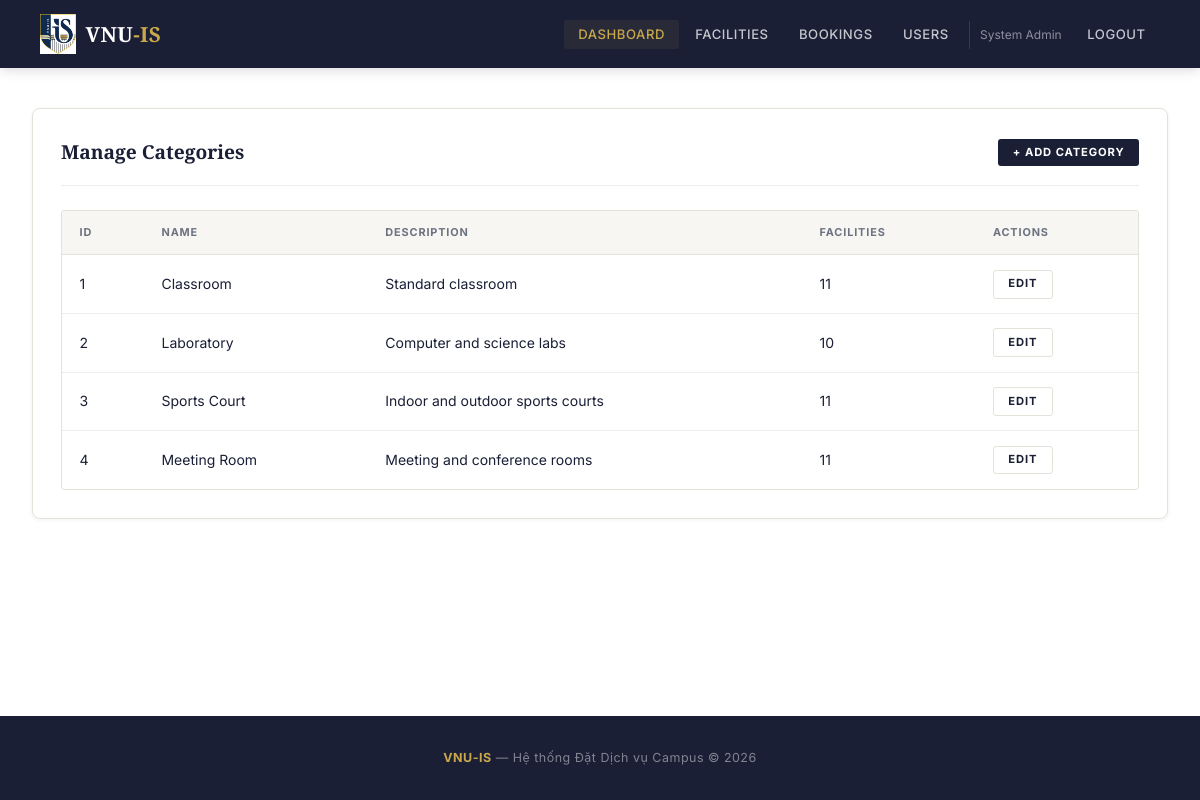
Screenshot of /admin/categories.php (signed in) with the database file from the repository.
### tables this page shows
CREATE TABLE facility_categories (
    category_id INT AUTO_INCREMENT PRIMARY KEY,
    category_name VARCHAR(100) NOT NULL UNIQUE,
    description VARCHAR(255) DEFAULT NULL
);

### config/database.php (called while the page is built, shortened)
<?php
function getDB(): PDO
{
    static $pdo = null;
    if ($pdo === null) {
        $pdo = new PDO(
            'mysql:host=' . DB_HOST . ';dbname=' . DB_NAME . ';charset=utf8mb4',
            DB_USER,
            DB_PASS,
            [
                PDO::ATTR_ERRMODE => PDO::ERRMODE_EXCEPTION,
                PDO::ATTR_DEFAULT_FETCH_MODE => PDO::FETCH_ASSOC,
            ]
        );
    }
    return $pdo;
}

### backend/core/Database.php (called while the page is built, shortened)
<?php
class Database
{
    private static ?PDO $connection = null;
    public static function getConnection(): PDO
    {
        if (self::$connection === null) {
            self::$connection = getDB();
        }
        return self::$connection;
    }
}

### backend/services/FacilityService.php (called while the page is built, shortened)
<?php
class FacilityService
{
    private FacilityCategoryModel $categoryModel;
    public function __construct()
    {
        $this->categoryModel = new FacilityCategoryModel();
    }
    public function getAllCategories(): array
    {
        return $this->categoryModel->findAll();
    }
}

### backend/models/BaseModel.php (called while the page is built, shortened)
<?php
abstract class BaseModel
{
    public function __construct()
    {
        $this->db = Database::getConnection();
    }
}

### backend/models/FacilityCategoryModel.php (called while the page is built, shortened)
<?php
class FacilityCategoryModel extends BaseModel
{
    public function findAll(): array
    {
        return $this->db->query("
            SELECT c.*, (SELECT COUNT(*) FROM facilities f WHERE f.category_id = c.category_id) AS facility_count
            FROM facility_categories c ORDER BY category_id
        ")->fetchAll();
    }
}

### backend/core/Helpers.php (called while the page is built, shortened)
<?php
function e(?string $value): string
{
    return htmlspecialchars($value ?? '', ENT_QUOTES, 'UTF-8');
}

### admin/categories.php (the view, shortened to what this page needs)
<?php
$facilityService = new FacilityService();
$categories = $facilityService->getAllCategories();
require_once __DIR__ . '/../includes/header.php';
?>
<div class="card">
    <div class="card-header">
        <h2>Manage Categories</h2>
        <a href="/webfinal/admin/category_form.php" class="btn btn-primary btn-sm">+ Add Category</a>
    </div>
    <div class="table-responsive">
        <table>
            <thead><tr><th>ID</th><th>Name</th><th>Description</th><th>Facilities</th><th>Actions</th></tr></thead>
            <tbody>
                <?php foreach ($categories as $c): ?>
                <tr>
                    <td><?= $c['category_id'] ?></td>
                    <td><?= e($c['category_name']) ?></td>
                    <td><?= e($c['description'] ?? '-') ?></td>
                    <td><?= $c['facility_count'] ?></td>
                    <td>
                        <a href="/webfinal/admin/category_form.php?id=<?= $c['category_id'] ?>" class="btn btn-secondary btn-sm">Edit</a>
                    </td>
                </tr>
                <?php endforeach; ?>
            </tbody>
        </table>
    </div>
</div>
<?php require_once __DIR__ . '/../includes/footer.php'; ?>

### assets/css/style.css (style rules this page uses)
:root { --navy: #1a1f36; --navy-hover: #0f1220; --gold: #c9a84c; --gold-light: #e8c97a; --white: #ffffff; --cream: #f8f6f2; --bg: #f5f5f0; --text: #1a1f36; --text-muted: #6b7280; --text-light: #9ca3af; --border: #e5e2db; --border-light:#f0ede8; --success: #2d6a4f; --danger: #c0392b; --warning: #d97706; --shadow-sm: 0 1px 4px rgba(26,31,54,0.06); --shadow: 0 4px 24px rgba(26,31,54,0.10); --shadow-lg: 0 12px 48px rgba(26,31,54,0.14); --radius: 4px; --radius-sm: 3px; --radius-lg: 8px; }
* { margin: 0; padding: 0; box-sizing: border-box; }
body { font-family: 'Inter', -apple-system, sans-serif; background: var(--white); color: var(--text); line-height: 1.6; min-height: 100vh; display: flex; flex-direction: column; -webkit-font-smoothing: antialiased; }
a { color: var(--navy); text-decoration: none; transition: color 0.2s; }
h1, h2, h3 { font-family: 'Playfair Display', serif; }
.card { background: var(--white); border-radius: var(--radius-lg); padding: 1.75rem; margin-bottom: 1.5rem; border: 1px solid var(--border); box-shadow: var(--shadow-sm); }
.card-header { display: flex; align-items: center; justify-content: space-between; margin-bottom: 1.5rem; padding-bottom: 1.1rem; border-bottom: 1px solid var(--border-light); }
.card-header h2 { font-family: 'Playfair Display', serif; font-size: 1.2rem; font-weight: 700; color: var(--text); }
.btn { display: inline-flex; align-items: center; justify-content: center; padding: 0.7rem 1.8rem; border-radius: var(--radius-sm); font-size: 0.78rem; font-weight: 700; font-family: inherit; cursor: pointer; border: none; transition: all 0.2s; line-height: 1.4; text-decoration: none !important; letter-spacing: 0.08em; text-transform: uppercase; }
.btn-primary { background: var(--navy); color: var(--white); }
.btn-secondary { background: var(--white); color: var(--text); border: 1px solid var(--border); }
.btn-sm { padding: 0.35rem 0.9rem; font-size: 0.7rem; }
.table-responsive { overflow-x: auto; border-radius: var(--radius-sm); border: 1px solid var(--border); }
table { width: 100%; border-collapse: collapse; }
table th { background: var(--cream); color: var(--text-muted); padding: 0.8rem 1.1rem; text-align: left; font-size: 0.68rem; font-weight: 700; text-transform: uppercase; letter-spacing: 0.08em; border-bottom: 1px solid var(--border); white-space: nowrap; }
table td { padding: 0.9rem 1.1rem; border-bottom: 1px solid var(--border-light); font-size: 0.875rem; color: var(--text); vertical-align: middle; }
table tbody tr:last-child td { border-bottom: none; }

### rows the page displays
facility_categories: category_id "1", category_name "Classroom", description "Standard classroom", facility_count "11"
facility_categories: category_id "2", category_name "Laboratory", description "Computer and science labs", facility_count "10"
facility_categories: category_id "3", category_name "Sports Court", description "Indoor and outdoor sports courts", facility_count "11"
facility_categories: category_id "4", category_name "Meeting Room", description "Meeting and conference rooms", facility_count "11"

### other values shown
$_SESSION['full_name'] "System Admin"
